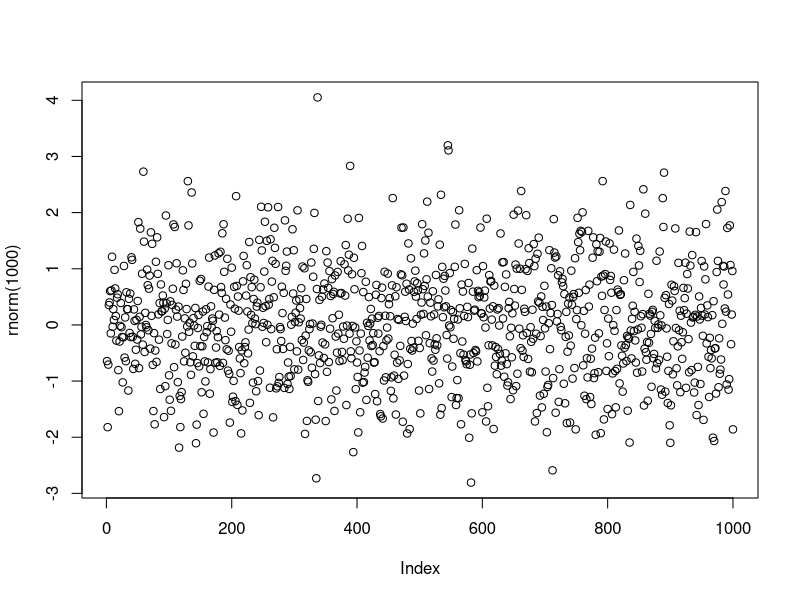
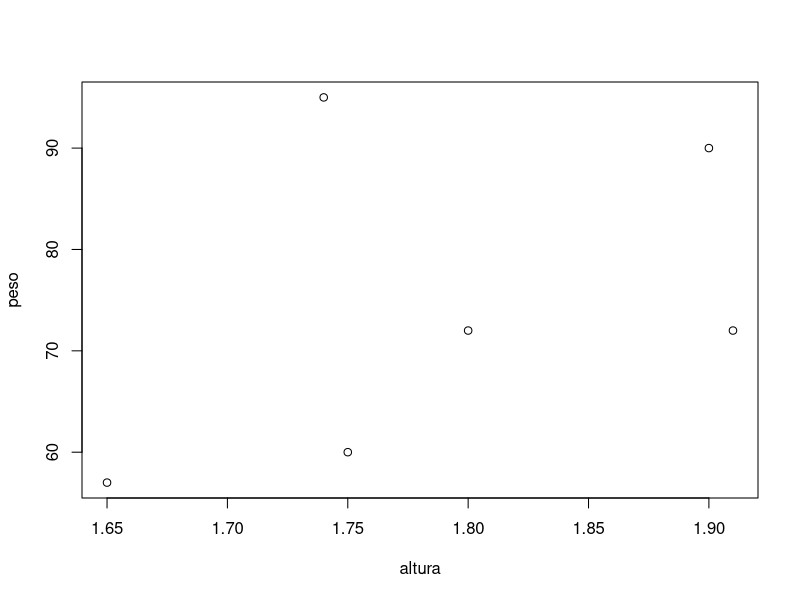
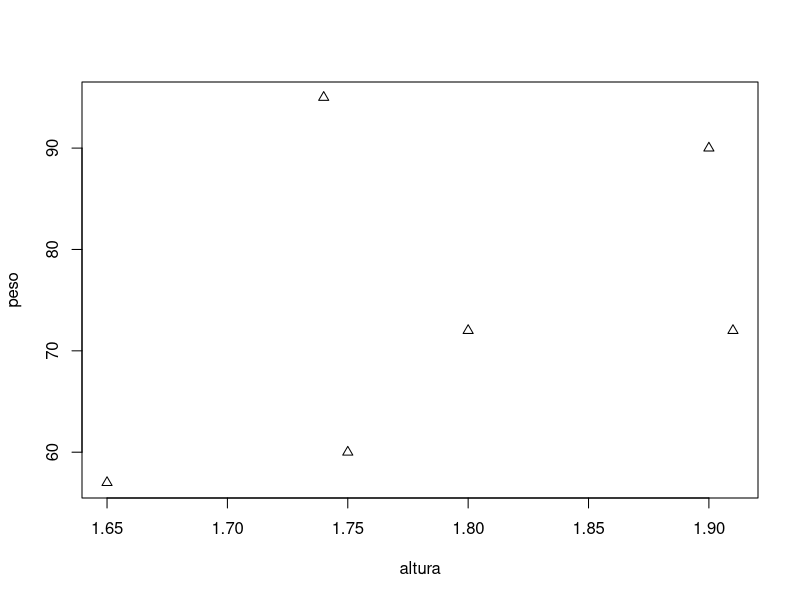
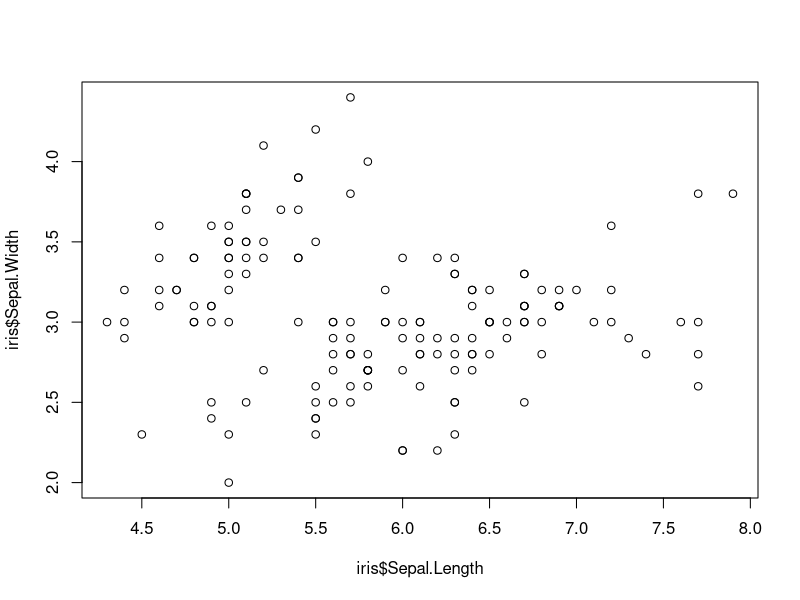
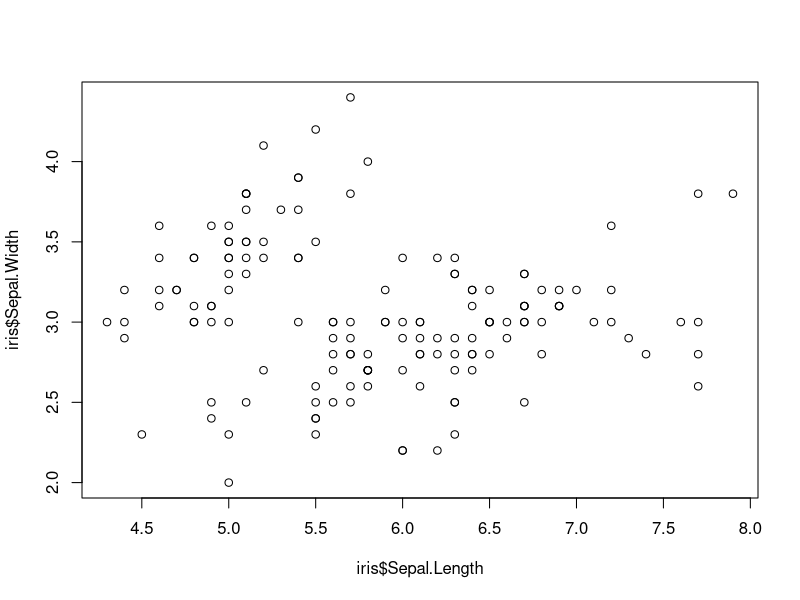
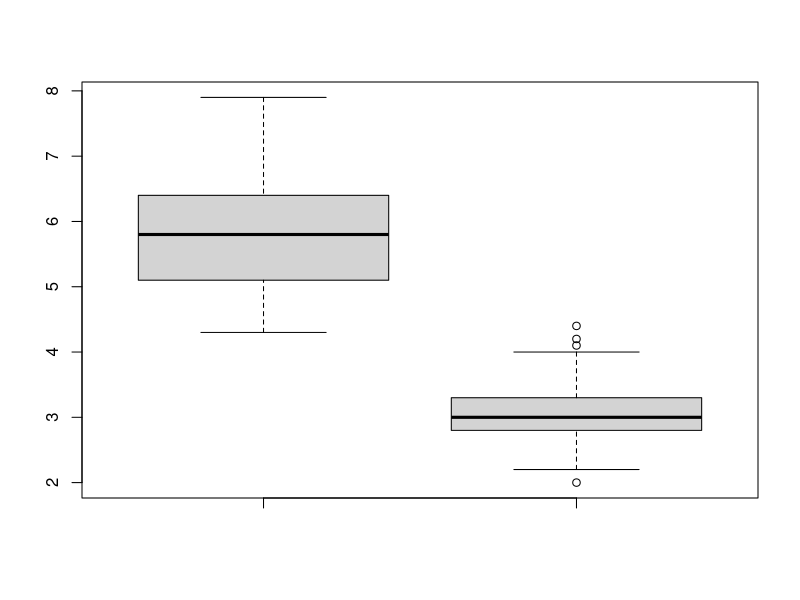
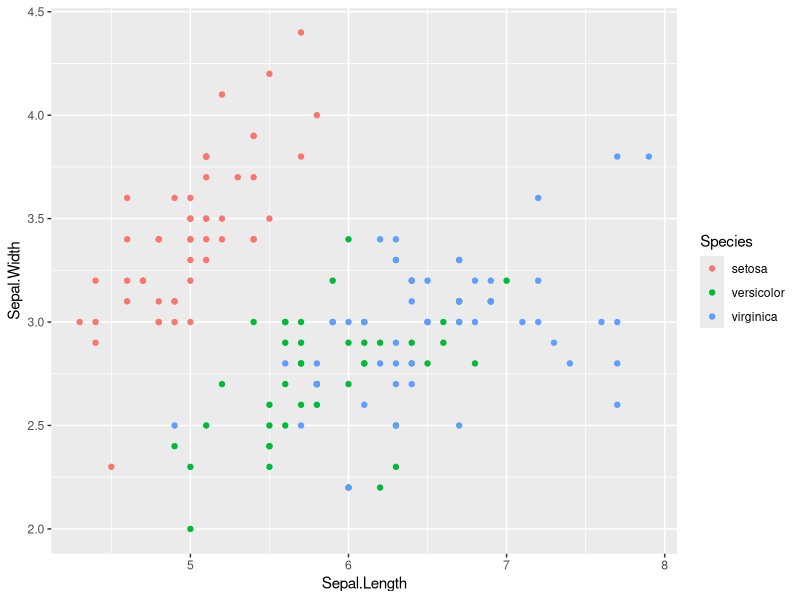
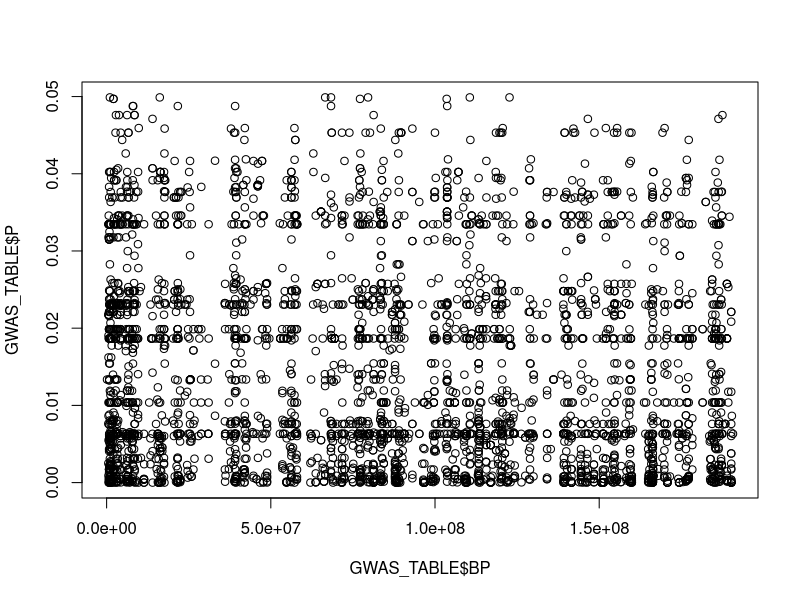

Here is the R script that generated these plots, in order:
## ---- chunk 1
plot(rnorm(1000))
## ---- chunk 2
2 + 2
## ---- chunk 3
exp (-2)
## ---- chunk 4
x <- 2
## ---- chunk 5
x
x + x ## Adición
5 * x ## Multiplicación
x ^ 3 ## Potenciación
## ---- chunk 6
peso <- c (60, 72, 57, 90, 95, 72)
## Para ver la variable vectorial, simplemente escribe su nombre nuevamente
peso
## ---- chunk 7
altura <- c (1.75, 1.80, 1.65, 1.90, 1.74, 1.91)
bmi <- peso / altura ^ 2
bmi
## ---- chunk 8
sum(peso)

sum(peso) / length(peso)
## ---- chunk 9
xbar <- sum(peso) / length(peso)
xbar
## ---- chunk 10
peso - xbar
## ---- chunk 11
(peso - xbar) ^ 2
## ---- chunk 12
sum ((peso - xbar) ^ 2)
## ---- chunk 13
sqrt(
  sum(
    (peso - xbar) ^ 2 /
      (length (peso) -1)
)
)
## ---- chunk 14
t.test(
  bmi,
  mu = 22.5
)
## ---- chunk 15
plot (altura, peso)
## ---- chunk 16
plot (altura, peso, pch = 2)
## ---- chunk 17
library (datasets)
## ---- chunk 18
data (iris)
summary (iris)
## ---- chunk 19
iris
## ---- chunk 20
head (iris, n = 10)
## ---- chunk 21
dim (iris)
## ---- chunk 22
class (iris)
## ---- chunk 23
plot (data = iris, iris $ Sepal.Length, iris $ Sepal.Width) ## R se quejará de este comando

plot (iris $ Sepal.Length, iris $ Sepal.Width) ## De acuerdo con el error, esto se trazó usando un Synthax diferente
## ---- chunk 24
boxplot (datos = iris, iris $ Sepal.Length, iris $ Sepal.Width)
## ---- chunk 25
# install.packages ("ggplot2")
library (ggplot2)
ggplot (data = iris, aes (x = Sepal.Length, y = Sepal.Width, color = Species)) + geom_point (tamaño = 4)
## ---- chunk 26
## install.packages ("qqman")
library (qqman)
## ---- chunk 27
GWAS_TABLE <- read.table ("chr4.txt",
                         sep = " ",
                         header = T)
## ---- chunk 28
head (GWAS_TABLE, n = 10)
## ---- chunk 29
plot (data = GWAS_TABLE, GWAS_TABLE $ BP, GWAS_TABLE $ P) ## R se queja
## ---- chunk 30
plot (GWAS_TABLE $ BP, GWAS_TABLE $ P) ## R no se queja
## ---- chunk 31
boxplot (datos = GWAS_TABLE, GWAS_TABLE $ BP, GWAS_TABLE $ P)
## ---- chunk 32
GWAS_TABLE_Ommit <- na.omit(GWAS_TABLE)
## ---- chunk 33
SNP_HIGHLIGHT <- c("chr4:3043512","chr4:3043513","chr4:3048207","chr4:3224216",
                   "chr4:3231772","chr4:3233844","chr4:3235081","chr4:3235084",
                   "chr4:3236881","chr4:3236883","chr4:3241845","chr4:3243804",
                   "chr4:3263138","chr4:3265130","chr4:3265710","chr4:3314646",
                   "chr4:3380088","chr4:3409359","chr4:3411110","chr4:3415336",
                   "chr4:3415378","chr4:3438643","chr4:3446091","chr4:3449886",
                   "chr4:3473066","chr4:3476809","chr4:3480439","chr4:3487151",
                   "chr4:3496058","chr4:3496110","chr4:3506933","chr4:3508752",
                   "chr4:3510957","chr4:3512690","chr4:3517746","chr4:3518190",
                   "chr4:3529671","chr4:3532327","chr4:3533066","chr4:3746133",
                   "chr4:3747842","chr4:3748134","chr4:3765305","chr4:3765336",
                   "chr4:3944253","chr4:3944752","chr4:3944888","chr4:3946166",
                   "chr4:3946175","chr4:3969218","chr4:4051294","chr4:4076788",
                   "chr4:4103104","chr4:4103105","chr4:4109198","chr4:4109210",
                   "chr4:4240627","chr4:4242705","chr4:4243668","chr4:4245210",
                   "chr4:4245510","chr4:4245513","chr4:4245591","chr4:4245926",
                   "chr4:4245929","chr4:4246109","chr4:4246433","chr4:4246453",
                   "chr4:4246457","chr4:4246497","chr4:4249414","chr4:4249415",
                   "chr4:4249484","chr4:4271623","chr4:4275306","chr4:4304749",
                   "chr4:4318931","chr4:4318970","chr4:4319564","chr4:4319728",
                   "chr4:4319750","chr4:4322078","chr4:4709657","chr4:4732282",
                   "chr4:4789635","chr4:4822960","chr4:4824890","chr4:4825092",
                   "chr4:4825180","chr4:4865316","chr4:4865321","chr4:5018702",
                   "chr4:5812778","chr4:5814082","chr4:5833660","chr4:5833899",
                   "chr4:5835541","chr4:5851205","chr4:5862752","chr4:5862938",
                   "chr4:5862943","chr4:5901873","chr4:5905499","chr4:5906287",
                   "chr4:6018891","chr4:6019046","chr4:6020190","chr4:6020367",
                   "chr4:6025638","chr4:6025656","chr4:6025766","chr4:6026058",
                   "chr4:6083488","chr4:6204935","chr4:6235553","chr4:6237142",
                   "chr4:6238466","chr4:6239906","chr4:6240929","chr4:6245022",
                   "chr4:6245618","chr4:6245732","chr4:6245915","chr4:6246075",
                   "chr4:6246373","chr4:6246959","chr4:6290594","chr4:6292020",
                   "chr4:6294095","chr4:6298375","chr4:6316092","chr4:6321396",
                   "chr4:6324647","chr4:6324785","chr4:6327669","chr4:6328354",
                   "chr4:6328507","chr4:6333130","chr4:6333559","chr4:6333669",
                   "chr4:6335966","chr4:6435341","chr4:6435486","chr4:6435926",
                   "chr4:6437191","chr4:6437197","chr4:6457121","chr4:6457131",
                   "chr4:6457132","chr4:6568390","chr4:6570032","chr4:6570768",
                   "chr4:6596360","chr4:6613252","chr4:6613462","chr4:6620991",
                   "chr4:6624771","chr4:6626154","chr4:6641969","chr4:6642090",
                   "chr4:6644466","chr4:6644467","chr4:6644468","chr4:6647889",
                   "chr4:6648300","chr4:6662665","chr4:6663319","chr4:6663715",
                   "chr4:6674554","chr4:6678553","chr4:6678599","chr4:6690535",
                   "chr4:6698664","chr4:6698667","chr4:6698706","chr4:6720572",
                   "chr4:6911679","chr4:6985889","chr4:6987394","chr4:7002344",
                   "chr4:7004495","chr4:7004506","chr4:7005196","chr4:7005199",
                   "chr4:7024077","chr4:7024398","chr4:7029430","chr4:7031064",
                   "chr4:7044357","chr4:7044380","chr4:7048842","chr4:7052115",
                   "chr4:7055253","chr4:7064243","chr4:7067765","chr4:7073187",
                   "chr4:7074027","chr4:7677967","chr4:7701947","chr4:7702795",
                   "chr4:7703505","chr4:7703807","chr4:7704795","chr4:7704818",
                   "chr4:7709703","chr4:7712150","chr4:7714490","chr4:7733843",
                   "chr4:7735162","chr4:7735164","chr4:7736103","chr4:7736112")
## ---- chunk 34
manhattan(GWAS_TABLE_Ommit, 
          highlight = SNP_HIGHLIGHT, 
          annotateTop = T, 
          annotatePval = 0.20, 
          genomewideline = -log10(0.0001))
